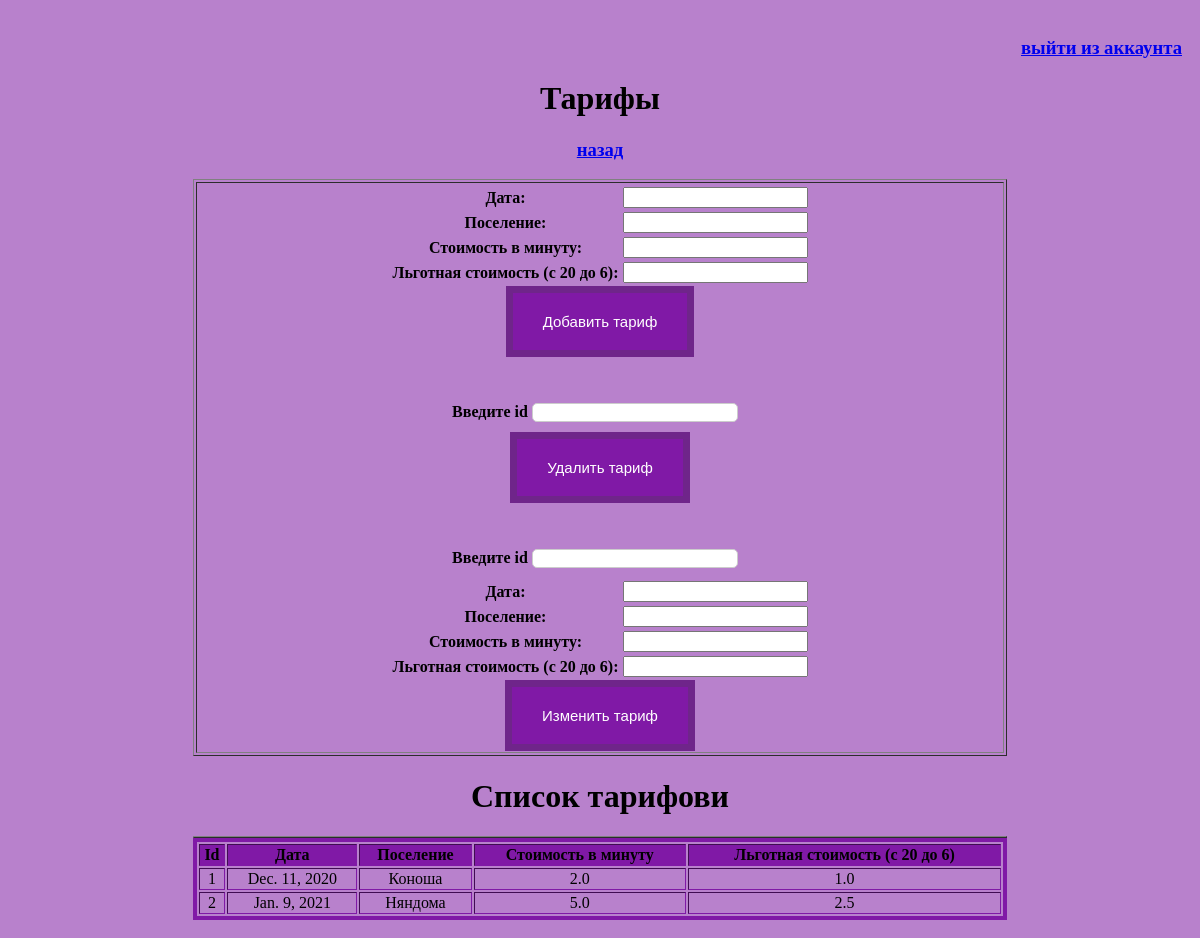
Page /tariff/ on the committed database.
### LDCCompany/models.py (models this page shows)
class Tariff(models.Model):
    date = models.DateField()
    settlment = models.CharField(max_length=45)
    cost_per_minute = models.FloatField()
    preferential_cost = models.FloatField()
    objects = models.Manager()

### LDCCompany/views.py (the view)
# urls.py: path('tariff/', views.index_tariff, name='tariff'),
def index_tariff(request): #index_exhibition
    form_t = AddTar()
    data = Tariff.objects.all()
    return render(request, "LDCCompany/Template_Tariff.html", {"form":form_t, "data_show":data})

### LDCCompany/forms.py
class AddTar(forms.Form):
    date = forms.DateField(label="Дата")
    settlment = forms.CharField(label="Поселение")
    cost_per_minute = forms.FloatField(label="Стоимость в минуту")
    preferential_cost = forms.FloatField(label="Льготная стоимость (с 20 до 6)")

### templates/LDCCompany/Template_Tariff.html (shortened to what this page needs)
<!DOCTYPE html>
<html lang="en">
<head>
</head>
<body>
<div id="header" >
        <h3 align="right"><a href="/admin/logout/">выйти из аккаунта</a></h3>
        <h1 align="center">Тарифы</h1>
        <h3 align="center"><a href = "{% url 'home' %}">назад</a></h3>
</div>
<table border="1" width="70%" align="center">
    <tr>
        <th align="center" width="50%">
    <form method="POST" action="addt/">
        <table>
            {{ form }}
        </table>
        <input class = "button" type="submit" value="Добавить тариф">
    </form>
    <br>
    <br>
    <form method="POST" action="delt/">
        <label>Введите id</label>
        <input class = "myfield" type= "number" name="delname"><br>
        <input class = "button" type= "submit" value="Удалить тариф">
    </form>
    <br>
    <br>
    <form method="POST" action="upt/">
        <label>Введите id</label>
        <input class="myfield" type= "number" name="upname"><br>
        <table>
            {{ form }}
        </table>
        <input class = "button" type= "submit" value="Изменить тариф">
    </form>
</table>
    <tr>
        <th align="center" width="50%">
        <h1 align="center"> Список тарифови</h1>
     <table border="1" width="70%" align="center">
    <form method="POST" action="show/">
        <table id='b' border=1 width="70%" align="center">
            <tr align="center" bgcolor="#8019a6">
                <th>Id</th>
                <th>Дата</th>
                <th>Поселение</th>
                <th>Стоимость в минуту</th>
                <th>Льготная стоимость (с 20 до 6)</th>
            </tr>
        {% for i in data_show %}
            <tr align="center">
                <td>{{ i.id }}</td>
                <td>{{ i.date }}</td>
                <td>{{ i.settlment }}</td>
                <td>{{ i.cost_per_minute }}</td>
                <td>{{ i.preferential_cost }}</td>
            </tr>
        {% endfor %}
        </table>
    </form>
</th>
    </tr>
</body>
</html>

### templates/LDCCompany/Template_Tariff.html (style rules this page uses)
.myfield { border:1px solid #ccc; border-radius:5px; height:15px; width:200px; margin: 10px 10px 10px 0; text-align: center; }
.button { background-color: #8019a6; border: 7px solid #6f258a; color: white; padding: 20px 30px; text-align: center; text-decoration: none; display: inline-block; font-size: 15px; }
body { background: #b881cc ; padding: 10px; background-repeat: no-repeat; }
label { font-family: Times New Roman; }
td { font-family: Calibri; }
th { font-family: Calibri; }
#b { border: 4px solid #8019a6; }

### rows in the picture
Tariff: id "1", date "Dec. 11, 2020", settlment "Коноша", cost_per_minute "2.0", preferential_cost "1.0"
Tariff: id "2", date "Jan. 9, 2021", settlment "Няндома", cost_per_minute "5.0", preferential_cost "2.5"
